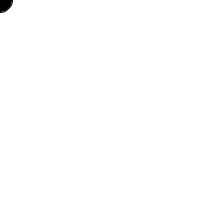
Frame 1 (no input)
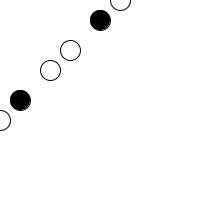
Frame 60 (the mouse pressed at the canvas centre just before this capture)
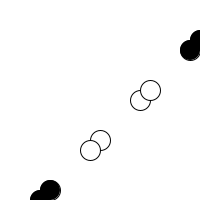
Frame 120 (the mouse held since frame 60 and released just before this capture)

The Processing sketch that drew these frames (run headless with seeded random() and noise(); from frame 60 on, the mouse is pressed at the canvas centre):

// Processing sketch: processing_162901
// ── processing_162901.pde

int x = 0;
int xspeed = 2;
 
void setup() {
  size(200, 200);
  smooth();
}

  int b = 0;
 
void draw() {
  background(255);
  x = x + xspeed;
  for(int a = 0; a < 250; a = a + 50){
    if(x - a < 50){
      fill(0);
    }
    else if(x - a > 150){
      fill(0);
    }
    else{
      fill(255);
    }
    ellipse(x - a, a, 20, 20);
    ellipse(a, x - a, 20, 20);
  }
}
